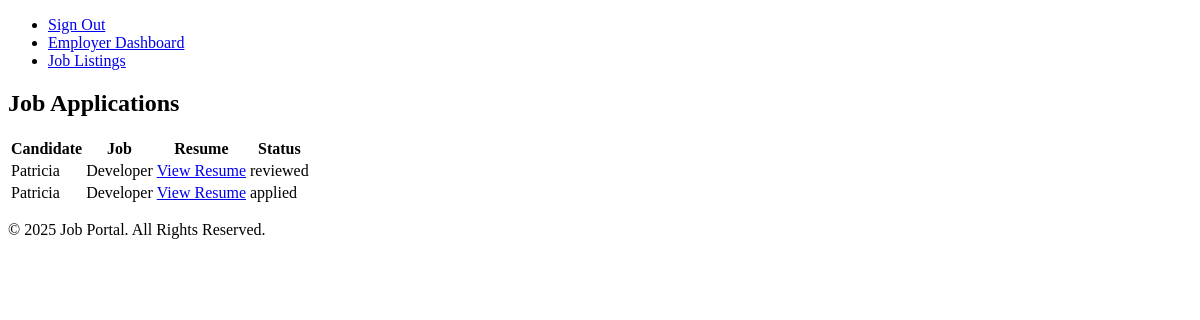
Before: /dashboard/ (signed in) with the older database file.
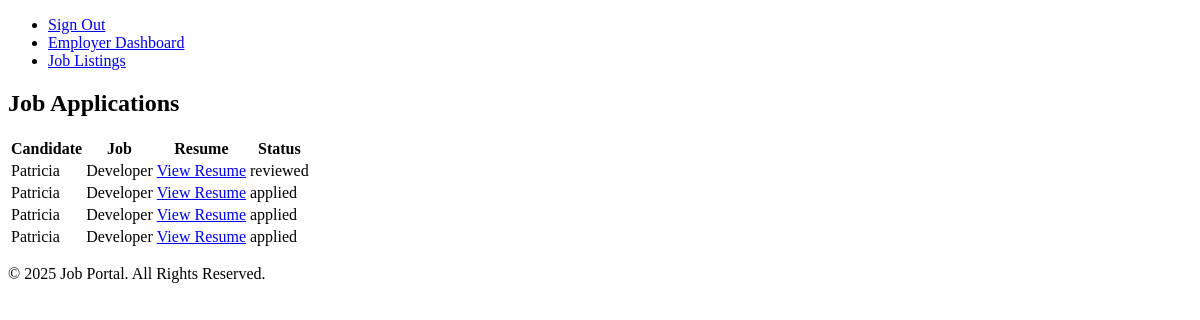
After: the same page with the newer database file.
### jobs/models.py (models this page shows, shortened)
class JobApplication(models.Model):
    job = models.ForeignKey('Job', on_delete=models.CASCADE)
    candidate = models.ForeignKey(User, on_delete=models.CASCADE)
    resume = models.FileField(upload_to='media/applications/', blank=True, null=True)
    cover_letter = models.TextField(blank=True)
    status = models.CharField(max_length=20, choices=[
        ('applied', 'Applied'),
        ('reviewed', 'Reviewed'),
        ('accepted', 'Accepted'),
        ('rejected', 'Rejected'),
    ], default='applied')
    applied_at = models.DateTimeField(auto_now_add=True)

class Job(models.Model):
    title = models.CharField(max_length=255)
    company =models.CharField(max_length=255)
    location = models.CharField(max_length=255)
    description = models.TextField()
    salary = models.DecimalField(max_digits=10, decimal_places=2, null=True, blank=True)
    employment_type = models.CharField(max_length=255, choices=[('Full-Time', 'Full-Time'), ('Part-Time', 'Part-Time'), ('Contract', 'Contract')])
    industry = models.CharField(max_length=255)
    experience_level = models.CharField(max_length=100, choices=[('Entry', 'Entry'), ('Mid', 'Mid'), ('Senior', 'Senior')])
    skills_required= models.TextField()
    posted_at= models.DateTimeField(auto_now_add=True)
    user = models.ForeignKey(User, on_delete=models.CASCADE)

### jobs/views.py (the view)
# urls.py: path('dashboard/', employer_dashboard, name='employer_dashboard'),
@login_required
def employer_dashboard(request):
    if not hasattr(request.user, 'profile'):
        return redirect('create_profile')
    if request.user.profile.role != 'employer':
        return redirect ('job_list')
    applications = cache.get(f'employer_{request.user.id}_applications')
    if not applications:
        applications = JobApplication.objects.filter(job__user=request.user)
        cache.set(f'employer_{request.user.id}_applications', applications, timeout=900)
    return render (request, 'jobs/employer_dashboard.html', {'applications':applications})

### jobs/templates/jobs/employer_dashboard.html
{% extends 'base.html' %}
{% block content %}
<h2>Job Applications</h2>
<table>
    <tr>
        <th>Candidate</th>
        <th>Job</th>
        <th>Resume</th>
        <th>Status</th>
    </tr>
    {% for application in applications %}
    <tr>
        <td>{{ application.candidate.username }}</td>
        <td>{{ application.job.title }}</td>
        <td><a href="{{ application.resume.url }}">View Resume</a></td>
        <td>{{ application.status }}</td>
    </tr>
    {% empty %}
    <tr><td colspan="4">No applications available</td></tr>
    {% endfor %}
</table>
{% endblock %}

Changed rows visible on the page:
added JobApplication: candidate.username "Patricia", job "Developer", status "applied"
added JobApplication: candidate.username "Patricia", job "Developer", status "applied"
